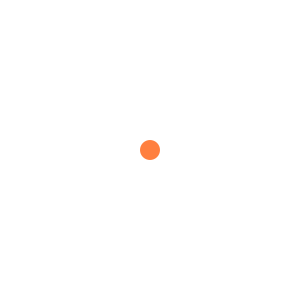
Frame 1 (no input)
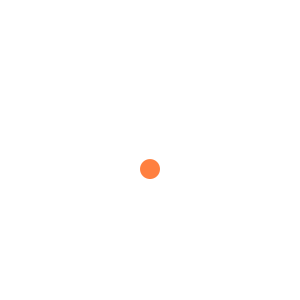
Frame 60 (the mouse pressed at the canvas centre just before this capture)
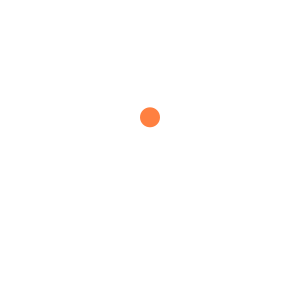
Frame 120 (the mouse held since frame 60 and released just before this capture)

The Processing sketch that drew these frames (run headless with seeded random() and noise(); from frame 60 on, the mouse is pressed at the canvas centre):

// Processing sketch: processing_131170
// ── processing_131170.pde

int counter;
int ballR;      // ball radius

void setup() {

  size( 300, 300 );      // window size
  
  counter = 0;
  ballR = 20;
  
  noStroke();
  
}

void draw() {

  background(255);

  // draw orange ball
  fill( 255, 128, 64 );         
  ellipse( width/2, 100*sin(counter*0.05)+height/2, ballR, ballR );
  
  counter++;
  
}
